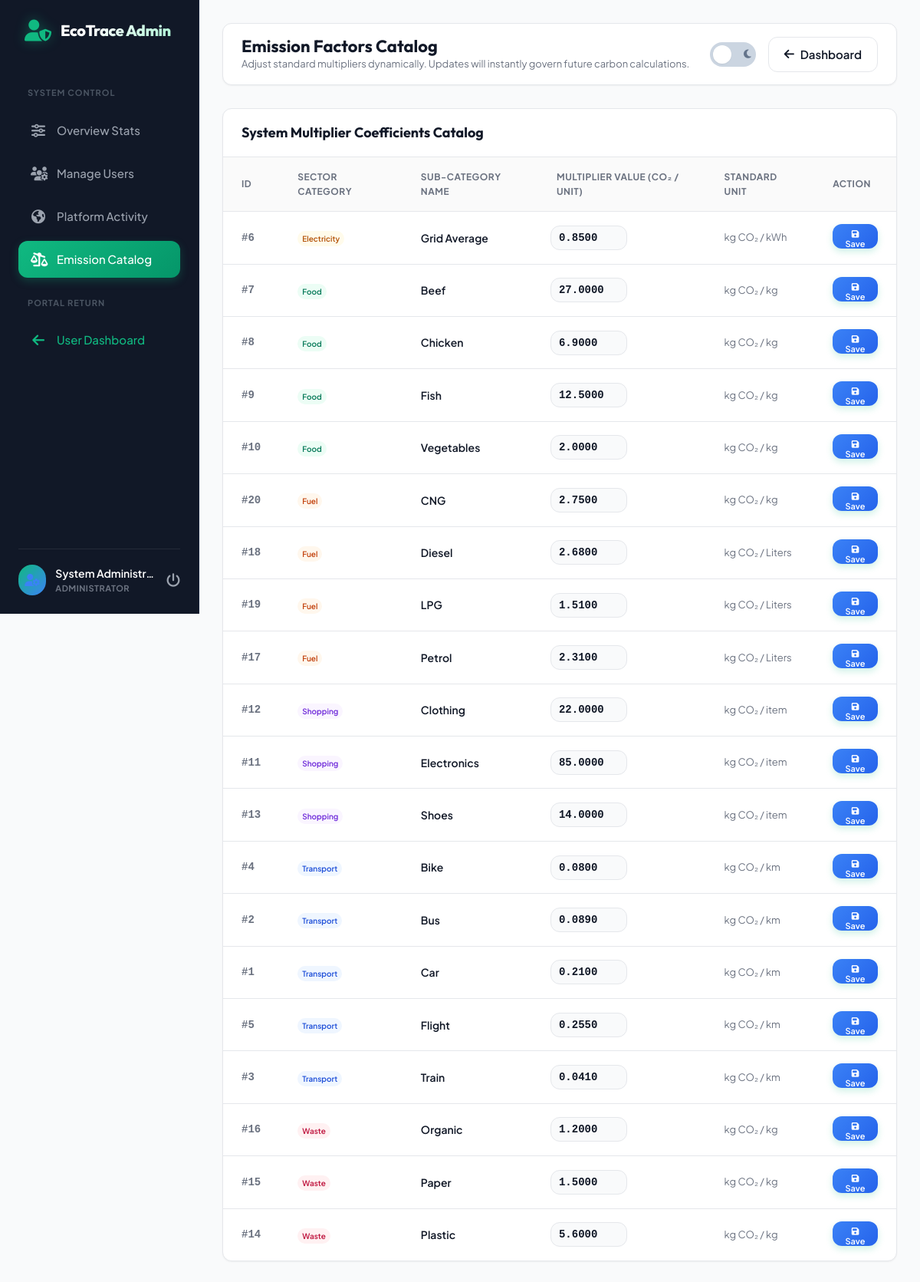
The page /admin_factors.php (signed in) on the database its author committed.
### tables this page shows
CREATE TABLE IF NOT EXISTS emission_factors (
    factor_id INT AUTO_INCREMENT PRIMARY KEY,
    category VARCHAR(50) NOT NULL,
    sub_category VARCHAR(50) NOT NULL UNIQUE,
    factor_value DECIMAL(10,4) NOT NULL,
    unit VARCHAR(20) NOT NULL
);

### admin_factors.php (the view, shortened to what this page needs)
<?php
require_once __DIR__ . '/config/db.php';
$admin_name = $_SESSION['admin_name'];
try {
    $stmt = $pdo->query("SELECT * FROM emission_factors ORDER BY category, sub_category ASC");
    $factors_list = $stmt->fetchAll();
} catch (PDOException $e) {
    $error_msg = "Critical database catalog retrieval error: " . $e->getMessage();
    $factors_list = [];
}
$theme_class = "";
?>
<!DOCTYPE html>
<html lang="en" <?php echo $theme_class; ?>>
<head>
    <link rel="stylesheet" href="https://cdnjs.cloudflare.com/ajax/libs/font-awesome/6.4.0/css/all.min.css">
    <link rel="stylesheet" href="assets/css/style.css">
</head>
<body>
    <div class="app-container">
        <aside class="sidebar" style="border-right-color: var(--secondary-light);">
            <div class="sidebar-logo" style="color: var(--secondary);">
                <i class="fas fa-user-shield"></i>
                <span>EcoTrace Admin</span>
            </div>
            <ul class="sidebar-menu">
                <li class="menu-label">System Control</li>
                <li class="menu-item">
                    <a href="admin_dashboard.php"><i class="fas fa-sliders-h"></i> <span>Overview Stats</span></a>
                </li>
                <li class="menu-item">
                    <a href="admin_users.php"><i class="fas fa-users-cog"></i> <span>Manage Users</span></a>
                </li>
                <li class="menu-item">
                    <a href="admin_activities.php"><i class="fas fa-globe-americas"></i> <span>Platform Activity</span></a>
                </li>
                <li class="menu-item active">
                    <a href="admin_factors.php"><i class="fas fa-balance-scale-right"></i> <span>Emission Catalog</span></a>
                </li>
                <li class="menu-label">Portal Return</li>
                <li class="menu-item">
                    <a href="dashboard.php" style="color: var(--primary);"><i class="fas fa-arrow-left"></i> <span>User Dashboard</span></a>
                </li>
            </ul>
            <div class="sidebar-user">
                <div class="user-avatar" style="background-color: var(--secondary-light); color: var(--secondary);"><i class="fas fa-user-cog"></i></div>
                <div class="user-info">
                    <div class="user-name"><?php echo htmlspecialchars($admin_name); ?></div>
                    <div class="user-role">Administrator</div>
                </div>
                <a href="logout.php" class="logout-btn" title="Sign Out"><i class="fas fa-power-off"></i></a>
            </div>
        </aside>
        <main class="main-content">
            <header class="top-navbar">
                <div class="nav-left">
                    <h2>Emission Factors Catalog</h2>
                    <p>Adjust standard multipliers dynamically. Updates will instantly govern future carbon calculations.</p>
                </div>
                <div class="nav-right">
                    <label class="theme-switch" for="theme-toggle">
                        <span class="switch-slider">
                            <i class="fas fa-sun"></i>
                            <i class="fas fa-moon"></i>
                        </span>
                    </label>
                    <a href="admin_dashboard.php" class="btn-secondary" style="display: flex; align-items: center; gap: 8px;"><i class="fas fa-arrow-left"></i> Dashboard</a>
                </div>
            </header>
            <section class="table-card" style="margin-bottom: 30px;">
                <div class="table-header">
                    <h3>System Multiplier Coefficients Catalog</h3>
                </div>
                <div class="custom-table-wrapper">
                    <?php if (count($factors_list) === 0): ?>
                        <div class="empty-state">
                            <i class="fas fa-calculator"></i>
                            <p>No factors recorded in system standard catalog.</p>
                        </div>
                    <?php else: ?>
                        <table class="custom-table">
                            <thead>
                                <tr>
                                    <th>ID</th>
                                    <th>Sector Category</th>
                                    <th>Sub-Category Name</th>
                                    <th>Multiplier Value (CO₂ / Unit)</th>
                                    <th>Standard Unit</th>
                                    <th>Action</th>
                                </tr>
                            </thead>
                            <tbody>
                                <?php foreach ($factors_list as $row): ?>
                                    <tr>
                                        <td style="font-family: monospace; font-weight: bold; color: var(--text-muted);">#<?php echo $row['factor_id']; ?></td>
                                        <td>
                                            <span class="badge <?php echo strtolower($row['category']); ?>" style="padding: 2px 6px; font-size: 10px;">
                                                <?php echo $row['category']; ?>
                                            </span>
                                        </td>
                                        <td style="font-weight: 600; color: var(--text-main);"><?php echo htmlspecialchars($row['sub_category']); ?></td>
                                        <td style="padding: 6px 16px;">
                                            <form action="admin_factors.php" method="POST" style="display: flex; align-items: center; gap: 8px; margin: 0;">
                                                <input class="search-input"
                                                       style="width: 100px; padding: 4px 10px; height: 32px; font-family: monospace; font-weight: bold;"
                                                       type="number"
                                                       step="0.0001"
                                                       name="factor_value"
                                                       value="<?php echo htmlspecialchars($row['factor_value']); ?>"
                                                       required>
                                        </td>
                                        <td style="color: var(--text-muted); font-size: 13px;">kg CO₂ / <?php echo htmlspecialchars($row['unit']); ?></td>
                                        <td>
                                                <button class="btn-primary"
                                                        style="background: linear-gradient(135deg, var(--secondary) 0%, #2563eb 100%); padding: 6px 12px; font-size: 11px; height: 32px;"
                                                        type="submit"
                                                        name="update_factor">
                                                    <i class="fas fa-save"></i> Save
                                                </button>
                                        </td>
                                    </tr>
                                <?php endforeach; ?>
                            </tbody>
                        </table>
                    <?php endif; ?>
                </div>
            </section>
        </main>
    </div>
</body>
</html>

### rows shown on the page
emission_factors: factor_id "6", category "Electricity", sub_category "Grid Average", factor_value "0.8500", unit "kWh"
emission_factors: factor_id "7", category "Food", sub_category "Beef", factor_value "27.0000", unit "kg"
emission_factors: factor_id "8", category "Food", sub_category "Chicken", factor_value "6.9000", unit "kg"
emission_factors: factor_id "9", category "Food", sub_category "Fish", factor_value "12.5000", unit "kg"
emission_factors: factor_id "10", category "Food", sub_category "Vegetables", factor_value "2.0000", unit "kg"
emission_factors: factor_id "20", category "Fuel", sub_category "CNG", factor_value "2.7500", unit "kg"
emission_factors: factor_id "18", category "Fuel", sub_category "Diesel", factor_value "2.6800", unit "Liters"
emission_factors: factor_id "19", category "Fuel", sub_category "LPG", factor_value "1.5100", unit "Liters"
emission_factors: factor_id "17", category "Fuel", sub_category "Petrol", factor_value "2.3100", unit "Liters"
emission_factors: factor_id "12", category "Shopping", sub_category "Clothing", factor_value "22.0000", unit "item"
emission_factors: factor_id "11", category "Shopping", sub_category "Electronics", factor_value "85.0000", unit "item"
emission_factors: factor_id "13", category "Shopping", sub_category "Shoes", factor_value "14.0000", unit "item"
emission_factors: factor_id "4", category "Transport", sub_category "Bike", factor_value "0.0800", unit "km"
emission_factors: factor_id "2", category "Transport", sub_category "Bus", factor_value "0.0890", unit "km"
emission_factors: factor_id "1", category "Transport", sub_category "Car", factor_value "0.2100", unit "km"
emission_factors: factor_id "5", category "Transport", sub_category "Flight", factor_value "0.2550", unit "km"
emission_factors: factor_id "3", category "Transport", sub_category "Train", factor_value "0.0410", unit "km"
emission_factors: factor_id "16", category "Waste", sub_category "Organic", factor_value "1.2000", unit "kg"
emission_factors: factor_id "15", category "Waste", sub_category "Paper", factor_value "1.5000", unit "kg"
emission_factors: factor_id "14", category "Waste", sub_category "Plastic", factor_value "5.6000", unit "kg"

### other values the page prints
$admin_name "System Administr…"
